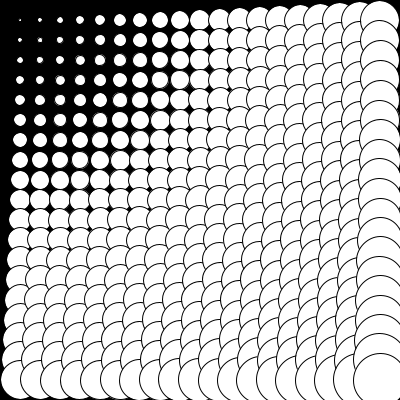
Frame 1 (no input)
Frame 60 (the mouse pressed at the canvas centre just before this capture): identical to frame 1, image omitted
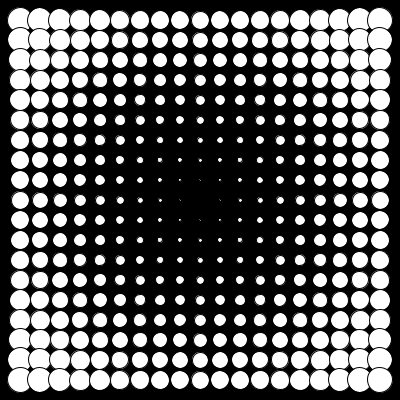
Frame 120 (the mouse held since frame 60 and released just before this capture)

The Processing sketch that drew these frames (run headless with seeded random() and noise(); from frame 60 on, the mouse is pressed at the canvas centre):

// Processing sketch: forLoop04
// ── forLoop04.pde

void setup(){
  size(400,400);  
}

void draw(){
  background(0);
  
  int n = 20;
  for(float x = n ; x < width ; x+=n){
    for(float y = n ; y < height ; y+=n){
        float size = dist(x,y,mouseX,mouseY)*0.1;
        ellipse(x,y,size,size);
    }
  }  
}
